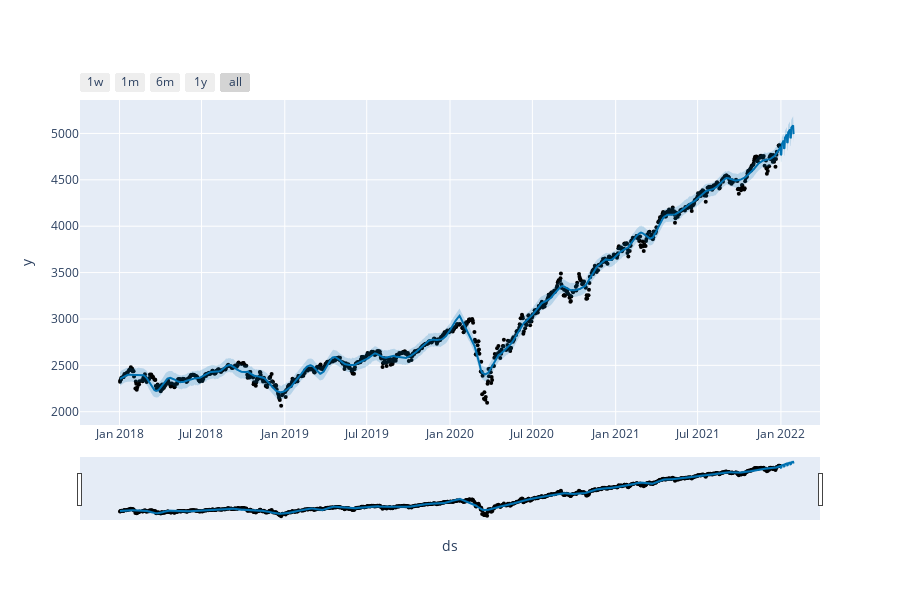

This figure's notebook cell:
### Code cell
# Python
plot_plotly(model, forecast)

### Figure 1 — Plotly figure (JSON) as saved in the notebook; plotly's stock layout.template omitted (floating-point values rounded to 4 significant figures; data arrays with more than 128 entries replaced by an {"elided": "..."} marker saying what was removed)
{"data": [{"marker": {"color": "black", "size": 4}, "mode": "markers", "name": "Actual", "type": "scatter", "x": {"elided": "956 str values"}, "y": {"elided": "956 float values"}}, {"hoverinfo": "skip", "line": {"width": 0}, "mode": "lines", "type": "scatter", "x": {"elided": "986 str values"}, "y": {"elided": "986 float values"}}, {"fill": "tonexty", "fillcolor": "rgba(0, 114, 178, 0.2)", "line": {"color": "#0072B2", "width": 2}, "mode": "lines", "name": "Predicted", "type": "scatter", "x": {"elided": "986 str values"}, "y": {"elided": "986 float values"}}, {"fill": "tonexty", "fillcolor": "rgba(0, 114, 178, 0.2)", "hoverinfo": "skip", "line": {"width": 0}, "mode": "lines", "type": "scatter", "x": {"elided": "986 str values"}, "y": {"elided": "986 float values"}}], "layout": {"height": 600, "showlegend": false, "width": 900, "xaxis": {"rangeselector": {"buttons": [{"count": 7, "label": "1w", "step": "day", "stepmode": "backward"}, {"count": 1, "label": "1m", "step": "month", "stepmode": "backward"}, {"count": 6, "label": "6m", "step": "month", "stepmode": "backward"}, {"count": 1, "label": "1y", "step": "year", "stepmode": "backward"}, {"step": "all"}]}, "rangeslider": {"visible": true}, "title": {"text": "ds"}, "type": "date"}, "yaxis": {"title": {"text": "y"}}}}
